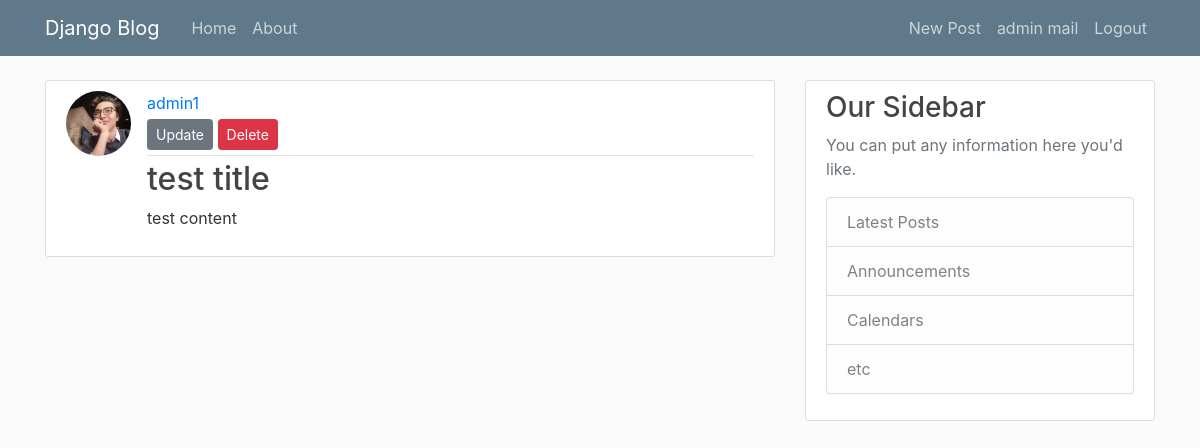
Screenshot of /post/vjwkmr-test-title/ (signed in) with the database file from the repository.
### core/models.py (models this page shows, shortened)
class Post(models.Model):
    title = models.CharField(max_length=50)
    content = models.TextField()
    posted_date = models.DateTimeField(default=timezone.now)
    author = models.ForeignKey(User,on_delete=models.CASCADE)
    slug = models.SlugField(max_length=50, null=True, blank=True,unique=True)

### accounts/models.py (models this page shows, shortened)
class Profile(models.Model):
    user = models.OneToOneField(User,on_delete= models.CASCADE)
    img = models.ImageField(default='default.jpg',upload_to='profile_pics')

### core/views.py (the view)
# urls.py: path('post/<slug:slug>/', views.PostDetailView.as_view(), name='post-detail'),
class PostDetailView(DetailView):
    model = Post
    template_name = 'core/post_detail.html'
    slug_field = 'slug'
    slug_url_kwarg = 'slug'

### core/templates/core/post_detail.html (shortened to what this page needs)
{% extends "base.html" %}
{% block content %}
  <article class="media content-section">
    <img class="rounded-circle article-img" src="{{ object.author.profile.img.url }}">
    <div class="media-body">
      <div class="article-metadata">
        <a class="mr-2" href="#">{{ post.author }}</a>
        {% if post.author == user %}
          <div>
            <a class="btn btn-secondary btn-sm mt-1 mb-1" href="{% url 'post-update' post.slug %}">Update</a>
            <a class="btn btn-danger btn-sm mt-1 mb-1" href="{% url 'post-delete' post.slug %}">Delete</a>
          </div>
        {% endif %}
      </div>
      <h2 class="article-title">{{ post.title }}</h2>
      <p class="article-content">{{ post.content }}</p>
    </div>
  </article>
{% endblock content %}

### templates/base.html (shortened to what this page needs)
{% load static %}
<!DOCTYPE html>
<html>
<head>
    <link rel="stylesheet" href="https://maxcdn.bootstrapcdn.com/bootstrap/4.0.0/css/bootstrap.min.css">
    <link rel="stylesheet" type="text/css" href="{% static 'main.css' %}">
</head>
<body>
    <header class="site-header">
      <nav class="navbar navbar-expand-md navbar-dark bg-steel fixed-top">
        <div class="container">
          <a class="navbar-brand mr-4" href="{% url 'home' %}">Django Blog</a>
          <div class="collapse navbar-collapse" id="navbarToggle">
            <div class="navbar-nav mr-auto">
              <a class="nav-item nav-link" href="{% url 'home' %}">Home</a>
              <a class="nav-item nav-link" href="{% url 'about' %}">About</a>
            </div>
            <div class="navbar-nav">
              {% if user.is_authenticated %}
                <a class="nav-item nav-link" href="{% url 'post-create' %}">New Post</a>
                <a class="nav-item nav-link" href="{% url 'profile' %}">{{ user.first_name }} {{ user.last_name }}</a>
                <a class="nav-item nav-link" href="{% url 'logout' %}">Logout</a>
              {% else %}
                <a class="nav-item nav-link" href="{% url 'login' %}">Login</a>
                <a class="nav-item nav-link" href="{% url 'register' %}">Register</a>
              {% endif %}
            </div>
          </div>
        </div>
      </nav>
    </header>
    <main role="main" class="container">
      <div class="row">
        <div class="col-md-8">
          {% block content %}{% endblock %}
        </div>
        <div class="col-md-4">
          <div class="content-section">
            <h3>Our Sidebar</h3>
            <p class='text-muted'>You can put any information here you'd like.
              <ul class="list-group">
                <li class="list-group-item list-group-item-light">Latest Posts</li>
                <li class="list-group-item list-group-item-light">Announcements</li>
                <li class="list-group-item list-group-item-light">Calendars</li>
                <li class="list-group-item list-group-item-light">etc</li>
              </ul>
            </p>
          </div>
        </div>
      </div>
    </main>
</body>
</html>

### static/main.css (style rules this page uses)
body { background: #fafafa; color: #333333; margin-top: 5rem; }
h1, h2, h3, h4, h5, h6 { color: #444444; }
ul { margin: 0; }
.bg-steel { background-color: #5f788a; }
.site-header .navbar-nav .nav-link { color: #cbd5db; }
.content-section { background: #ffffff; padding: 10px 20px; border: 1px solid #dddddd; border-radius: 3px; margin-bottom: 20px; }
.article-title { color: #444444; }
.article-content { white-space: pre-line; }
.article-img { height: 65px; width: 65px; margin-right: 16px; }
.article-metadata { padding-bottom: 1px; margin-bottom: 4px; border-bottom: 1px solid #e3e3e3 }

### rows the page displays
Post: author.profile.img (picture), author "admin1", title "test title", content "test content"

### other values shown
{{ user.first_name }} "admin"
{{ user.last_name }} "mail"
